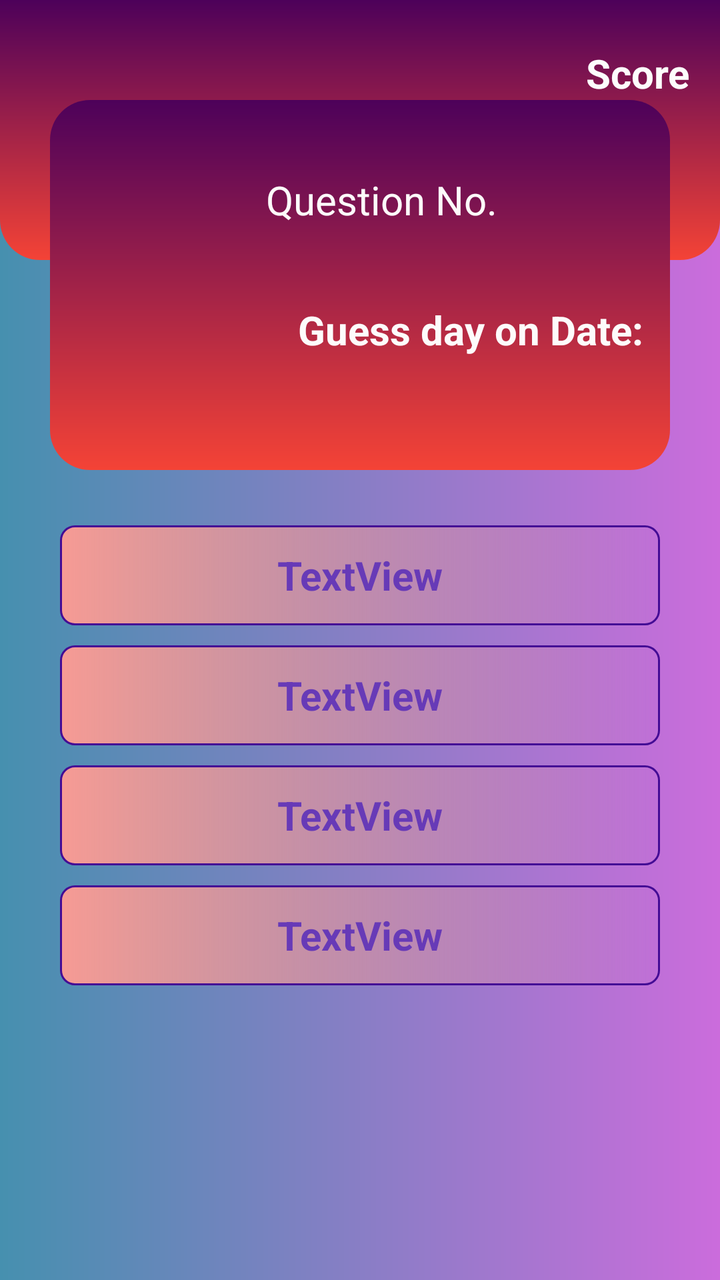
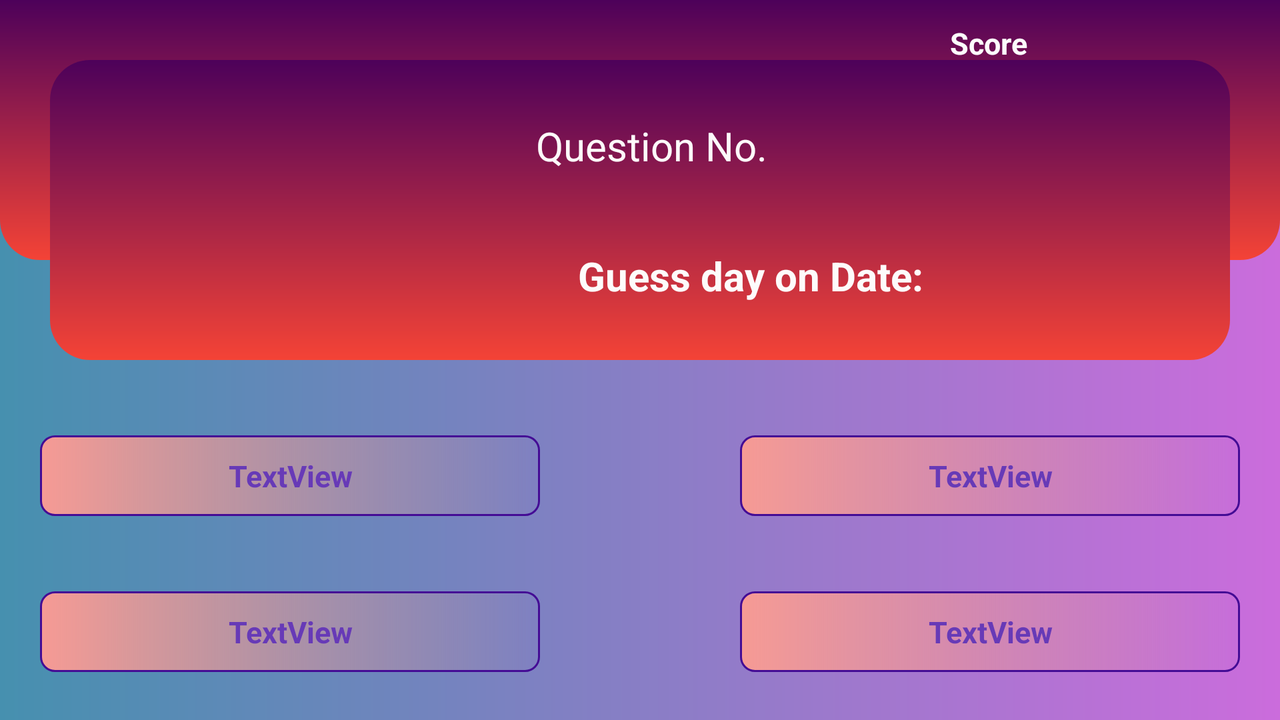

An Android layout and its configuration variant, each rendered on a device that would load it. The default file and the variant file are quoted in full after the pictures.
<!-- AndroidManifest.xml: application theme Theme.Quiz_Time2 -->
<!-- res/layout/activity_quiz_nor.xml -->
<?xml version="1.0" encoding="utf-8"?>
<androidx.constraintlayout.widget.ConstraintLayout xmlns:android="http://schemas.android.com/apk/res/android"
    xmlns:app="http://schemas.android.com/apk/res-auto"
    xmlns:tools="http://schemas.android.com/tools"
    android:layout_width="match_parent"
    android:layout_height="match_parent"
    android:background="@drawable/background53"
    tools:context=".QuizNorActivity">

    <TextView
        android:id="@+id/textView"
        android:layout_width="match_parent"
        android:layout_height="130dp"
        android:background="@drawable/background_bottom"
        android:text=" "
        app:layout_constraintEnd_toEndOf="parent"
        app:layout_constraintStart_toStartOf="parent"
        app:layout_constraintTop_toTopOf="parent" />

    <ImageView
        android:id="@+id/imageView"
        android:layout_width="match_parent"
        android:layout_height="185dp"
        android:layout_marginStart="25dp"
        android:layout_marginLeft="25dp"
        android:layout_marginTop="50dp"
        android:layout_marginEnd="25dp"
        android:layout_marginRight="25dp"
        app:layout_constraintEnd_toEndOf="parent"
        app:layout_constraintHorizontal_bias="0.0"
        app:layout_constraintStart_toStartOf="parent"
        app:layout_constraintTop_toTopOf="parent"
        app:srcCompat="@drawable/background52" />

    <ImageView
        android:id="@+id/imageView2"
        android:layout_width="100dp"
        android:layout_height="130dp"
        android:layout_marginEnd="230dp"
        android:layout_marginRight="230dp"
        android:layout_marginBottom="5dp"
        app:layout_constraintBottom_toBottomOf="@+id/imageView"
        app:layout_constraintEnd_toEndOf="@+id/imageView"
        app:layout_constraintHorizontal_bias="0.483"
        app:layout_constraintStart_toStartOf="@+id/imageView"
        app:layout_constraintTop_toTopOf="@+id/imageView"
        app:layout_constraintVertical_bias="0.6"
        app:srcCompat="@drawable/quiz1" />

    <TextView
        android:id="@+id/question_num1"
        android:layout_width="150dp"
        android:layout_height="40dp"
        android:gravity="center"
        android:hint="Question No."
        android:textColor="#FBFAFA"
        android:textColorHint="#FDFAFA"
        android:textSize="20dp"
        app:layout_constraintBottom_toBottomOf="@+id/imageView"
        app:layout_constraintEnd_toEndOf="@+id/imageView"
        app:layout_constraintHorizontal_bias="0.0"
        app:layout_constraintStart_toEndOf="@+id/imageView2"
        app:layout_constraintTop_toTopOf="@+id/imageView"
        app:layout_constraintVertical_bias="0.208" />

    <TextView
        android:id="@+id/Question1"
        android:layout_width="match_parent"
        android:layout_height="90dp"
        android:layout_marginStart="140dp"
        android:layout_marginLeft="140dp"
        android:layout_marginEnd="30dp"
        android:layout_marginRight="30dp"
        android:gravity="center"
        android:hint="Guess day on Date:"
        android:textColor="#F8F4F4"
        android:textColorHint="#FDFBFB"
        android:textSize="20dp"
        android:textStyle="bold"
        app:layout_constraintBottom_toBottomOf="@+id/imageView"
        app:layout_constraintEnd_toEndOf="@+id/imageView"
        app:layout_constraintHorizontal_bias="0.843"
        app:layout_constraintStart_toEndOf="@+id/imageView2"
        app:layout_constraintTop_toBottomOf="@+id/question_num1"
        app:layout_constraintVertical_bias="0.0" />

    <LinearLayout
        android:id="@+id/linearLayout"
        android:layout_width="match_parent"
        android:layout_height="wrap_content"
        android:layout_marginStart="30dp"
        android:layout_marginLeft="30dp"
        android:layout_marginTop="100dp"
        android:layout_marginEnd="30dp"
        android:layout_marginRight="30dp"
        android:layout_marginBottom="230dp"
        android:orientation="vertical"
        app:layout_constraintBottom_toBottomOf="parent"
        app:layout_constraintEnd_toEndOf="parent"
        app:layout_constraintStart_toStartOf="parent"
        app:layout_constraintTop_toBottomOf="@+id/imageView">

        <TextView
            android:id="@+id/optionA1"
            android:layout_width="match_parent"
            android:layout_height="50dp"
            android:layout_marginTop="10dp"
            android:background="@drawable/option_unselected"
            android:gravity="center"
            android:padding="10dp"
            android:text="TextView"
            android:textColor="#673AB7"
            android:textSize="20dp"
            android:textStyle="bold" />

        <TextView
            android:id="@+id/optionB1"
            android:layout_width="match_parent"
            android:layout_height="50dp"
            android:layout_marginTop="10dp"
            android:background="@drawable/option_unselected"
            android:gravity="center"
            android:padding="10dp"
            android:text="TextView"
            android:textColor="#673AB7"
            android:textSize="20dp"
            android:textStyle="bold" />

        <TextView
            android:id="@+id/optionC1"
            android:layout_width="match_parent"
            android:layout_height="50dp"
            android:layout_marginTop="10dp"
            android:background="@drawable/option_unselected"
            android:gravity="center"
            android:padding="10dp"
            android:text="TextView"
            android:textColor="#673AB7"
            android:textSize="20dp"
            android:textStyle="bold" />

        <TextView
            android:id="@+id/optionD1"
            android:layout_width="match_parent"
            android:layout_height="50dp"
            android:layout_marginTop="10dp"
            android:background="@drawable/option_unselected"
            android:gravity="center"
            android:padding="10dp"
            android:text="TextView"
            android:textColor="#673AB7"
            android:textSize="20dp"
            android:textStyle="bold" />

    </LinearLayout>

    <TextView
        android:id="@+id/Score999"
        android:layout_width="wrap_content"
        android:layout_height="wrap_content"
        android:hint="Score"
        android:textColor="#FDFCFC"
        android:textColorHint="#FDFCFC"
        android:textSize="20dp"
        android:textStyle="bold"
        app:layout_constraintBottom_toTopOf="@+id/question_num1"
        app:layout_constraintEnd_toEndOf="parent"
        app:layout_constraintHorizontal_bias="0.951"
        app:layout_constraintStart_toStartOf="parent"
        app:layout_constraintTop_toTopOf="@+id/textView"
        app:layout_constraintVertical_bias="0.433" />


</androidx.constraintlayout.widget.ConstraintLayout>
<!-- resources referenced by this layout -->
<resources>
  <!-- drawable background52 (drawable) -->
  <?xml version="1.0" encoding="utf-8"?>
  <shape xmlns:android="http://schemas.android.com/apk/res/android">
  <gradient android:startColor="@color/Rage" android:endColor="@color/thor"
      android:angle="270"/>
  <corners android:radius="20dp"/>
  </shape>
  <!-- drawable background53 (drawable) -->
  <?xml version="1.0" encoding="utf-8"?>
  <shape xmlns:android="http://schemas.android.com/apk/res/android">
  <gradient android:startColor="@color/White105" android:endColor="@color/water"/>
  </shape>
  <!-- drawable background_bottom (drawable) -->
  <?xml version="1.0" encoding="utf-8"?>
  <shape xmlns:android="http://schemas.android.com/apk/res/android">
  <gradient android:startColor="@color/Rage" android:endColor="@color/thor"
      android:angle="270"/>
      <corners android:bottomLeftRadius="20dp" android:bottomRightRadius="20dp"/>
  </shape>
  <!-- drawable option_unselected (drawable) -->
  <?xml version="1.0" encoding="utf-8"?>
  <shape xmlns:android="http://schemas.android.com/apk/res/android">
  <gradient android:startColor="#F69A94"/>
      <stroke android:color="#440C95" android:width="1dp"/>
  
  
  
      <corners android:radius="7dp"/>
  </shape>
  <style name="Theme.Quiz_Time2" parent="Theme.MaterialComponents.DayNight.DarkActionBar">
          
          <item name="colorPrimary">@color/purple_500</item>
          <item name="colorPrimaryVariant">@color/purple_700</item>
          <item name="colorOnPrimary">@color/white</item>
          
          <item name="colorSecondary">@color/teal_200</item>
          <item name="colorSecondaryVariant">@color/teal_700</item>
          <item name="colorOnSecondary">@color/black</item>
          
          <item name="android:statusBarColor" tools:targetApi="l">?attr/colorPrimaryVariant</item>
          
      </style>
  <color name="Rage">#4D015A</color>
  <color name="thor">#F44336</color>
  <color name="White105">#4690AF</color>
  <color name="water">#CB6CDC</color>
  <color name="purple_500">#FF6200EE</color>
  <color name="purple_700">#FF3700B3</color>
  <color name="white">#FFFFFFFF</color>
  <color name="teal_200">#FF03DAC5</color>
  <color name="teal_700">#FF018786</color>
  <color name="black">#FF000000</color>
</resources>
<!-- res/layout-land/activity_quiz_nor.xml (the repository's variant of the layout above) -->
<!-- drawn on the phone turned sideways -->
<?xml version="1.0" encoding="utf-8"?>
<androidx.constraintlayout.widget.ConstraintLayout xmlns:android="http://schemas.android.com/apk/res/android"
    xmlns:app="http://schemas.android.com/apk/res-auto"
    xmlns:tools="http://schemas.android.com/tools"
    android:layout_width="match_parent"
    android:layout_height="match_parent"
    android:background="@drawable/background53"
    tools:context=".QuizNorActivity">

    <TextView
        android:id="@+id/textView"
        android:layout_width="match_parent"
        android:layout_height="130dp"
        android:background="@drawable/background_bottom"
        android:text=" "
        app:layout_constraintEnd_toEndOf="parent"
        app:layout_constraintStart_toStartOf="parent"
        app:layout_constraintTop_toTopOf="parent" />

    <ImageView
        android:id="@+id/imageView"
        android:layout_width="match_parent"
        android:layout_height="150dp"
        android:layout_marginStart="25dp"
        android:layout_marginLeft="25dp"
        android:layout_marginTop="30dp"
        android:layout_marginEnd="25dp"
        android:layout_marginRight="25dp"
        app:layout_constraintEnd_toEndOf="parent"
        app:layout_constraintHorizontal_bias="0.0"
        app:layout_constraintStart_toStartOf="parent"
        app:layout_constraintTop_toTopOf="parent"
        app:srcCompat="@drawable/background52" />

    <ImageView
        android:id="@+id/imageView2"
        android:layout_width="100dp"
        android:layout_height="130dp"
        android:layout_marginEnd="230dp"
        android:layout_marginRight="230dp"
        android:layout_marginBottom="5dp"
        app:layout_constraintBottom_toBottomOf="@+id/imageView"
        app:layout_constraintEnd_toEndOf="@+id/imageView"
        app:layout_constraintHorizontal_bias="0.483"
        app:layout_constraintStart_toStartOf="@+id/imageView"
        app:layout_constraintTop_toTopOf="@+id/imageView"
        app:layout_constraintVertical_bias="0.6"
        app:srcCompat="@drawable/quiz1" />

    <TextView
        android:id="@+id/question_num1"
        android:layout_width="150dp"
        android:layout_height="40dp"
        android:gravity="center"
        android:hint="Question No."
        android:textColor="#FBFAFA"
        android:textColorHint="#FDFAFA"
        android:textSize="20dp"
        app:layout_constraintBottom_toBottomOf="@+id/imageView"
        app:layout_constraintEnd_toEndOf="@+id/imageView"
        app:layout_constraintHorizontal_bias="0.0"
        app:layout_constraintStart_toEndOf="@+id/imageView2"
        app:layout_constraintTop_toTopOf="@+id/imageView"
        app:layout_constraintVertical_bias="0.208" />

    <TextView
        android:id="@+id/Question1"
        android:layout_width="match_parent"
        android:layout_height="90dp"
        android:layout_marginStart="140dp"
        android:layout_marginLeft="140dp"
        android:layout_marginEnd="30dp"
        android:layout_marginRight="30dp"
        android:gravity="center"
        android:hint="Guess day on Date:"
        android:textColor="#F8F4F4"
        android:textColorHint="#FDFBFB"
        android:textSize="20dp"
        android:textStyle="bold"
        app:layout_constraintBottom_toBottomOf="@+id/imageView"
        app:layout_constraintEnd_toEndOf="@+id/imageView"
        app:layout_constraintHorizontal_bias="0.843"
        app:layout_constraintStart_toEndOf="@+id/imageView2"
        app:layout_constraintTop_toBottomOf="@+id/question_num1"
        app:layout_constraintVertical_bias="0.0" />

    <TextView
        android:id="@+id/Score999"
        android:layout_width="wrap_content"
        android:layout_height="wrap_content"
        android:hint="Score"
        android:textColor="#FDFCFC"
        android:textColorHint="#FDFCFC"
        android:textSize="15dp"
        android:textStyle="bold"
        app:layout_constraintBottom_toTopOf="@+id/question_num1"
        app:layout_constraintEnd_toEndOf="parent"
        app:layout_constraintHorizontal_bias="0.79"
        app:layout_constraintStart_toStartOf="parent"
        app:layout_constraintTop_toTopOf="@+id/textView"
        app:layout_constraintVertical_bias="0.347" />

    <TextView
        android:id="@+id/optionD1"
        android:layout_width="250dp"
        android:layout_height="wrap_content"
        android:layout_marginStart="20dp"
        android:layout_marginLeft="20dp"
        android:layout_marginBottom="24dp"
        android:background="@drawable/option_unselected"
        android:gravity="center"
        android:padding="10dp"
        android:text="TextView"
        android:textColor="#673AB7"
        android:textSize="15dp"
        android:textStyle="bold"
        app:layout_constraintBottom_toBottomOf="parent"
        app:layout_constraintStart_toStartOf="parent" />

    <TextView
        android:id="@+id/optionB1"
        android:layout_width="250dp"
        android:layout_height="wrap_content"
        android:layout_marginEnd="20dp"
        android:layout_marginRight="20dp"
        android:background="@drawable/option_unselected"
        android:gravity="center"
        android:padding="10dp"
        android:text="TextView"
        android:textColor="#673AB7"
        android:textSize="15dp"
        android:textStyle="bold"
        app:layout_constraintBottom_toTopOf="@+id/optionC1"
        app:layout_constraintEnd_toEndOf="parent"
        app:layout_constraintTop_toBottomOf="@+id/imageView" />

    <TextView
        android:id="@+id/optionC1"
        android:layout_width="250dp"
        android:layout_height="wrap_content"
        android:layout_marginEnd="20dp"
        android:layout_marginRight="20dp"
        android:layout_marginBottom="24dp"
        android:background="@drawable/option_unselected"
        android:gravity="center"
        android:padding="10dp"
        android:text="TextView"
        android:textColor="#673AB7"
        android:textSize="15dp"
        android:textStyle="bold"
        app:layout_constraintBottom_toBottomOf="parent"
        app:layout_constraintEnd_toEndOf="parent" />

    <TextView
        android:id="@+id/optionA1"
        android:layout_width="250dp"
        android:layout_height="wrap_content"
        android:layout_marginStart="20dp"
        android:layout_marginLeft="20dp"
        android:background="@drawable/option_unselected"
        android:gravity="center"
        android:padding="10dp"
        android:text="TextView"
        android:textColor="#673AB7"
        android:textSize="15dp"
        android:textStyle="bold"
        app:layout_constraintBottom_toTopOf="@+id/optionD1"
        app:layout_constraintStart_toStartOf="parent"
        app:layout_constraintTop_toBottomOf="@+id/imageView" />


</androidx.constraintlayout.widget.ConstraintLayout>
